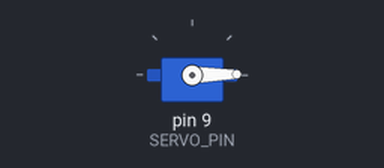
The sketch below on a simulated Arduino Uno, built with avr-gcc and run on an emulated ATmega328P. Shown: servo.

Above: at 0.05 s.
At 2.2 s:
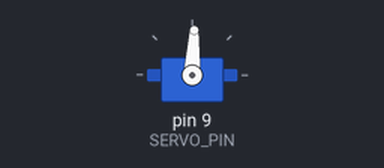
At 4.35 s:
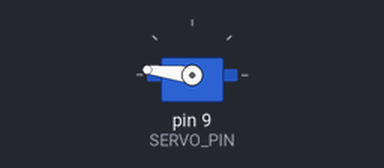
At 8.7 s:
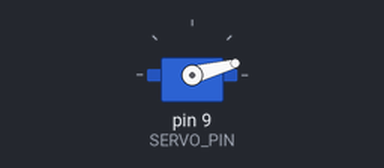
Timing chart, 0 to 11.8 s (numbered marks = the images above):
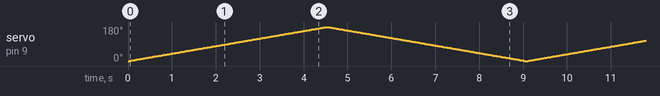

The sketch:

Practica4.ino
```cpp
#include <Servo.h>

Servo servo1;
const int SERVO_PIN = 9;

void setup()
{
	servo1.attach(SERVO_PIN) ;
}
void loop()
{
	for(int angulo = 0; angulo <= 180; angulo += 1) { //incrementa angulo 1 grado
		servo1.write(angulo);
		delay(25);
	}
	for(int angulo = 180; angulo >=0; angulo -=1) { //decrementa angulo 1 grado
		servo1.write(angulo);
		delay(25);
	}
}
```
